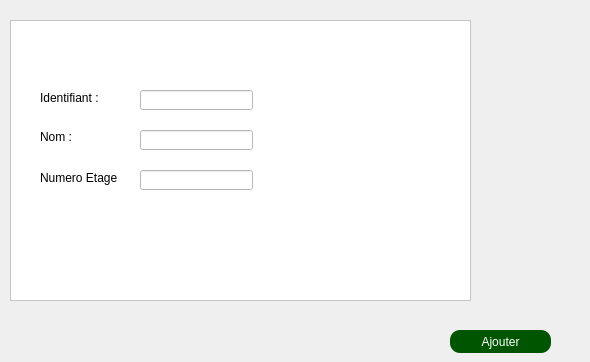
        <widget class="QWidget" name="tab_8">
         <attribute name="title">
          <string>Ajouter une salle</string>
         </attribute>
         <widget class="QPushButton" name="pb_ajouter_salle">
          <property name="geometry">
           <rect>
            <x>450</x>
            <y>330</y>
            <width>101</width>
            <height>23</height>
           </rect>
          </property>
          <property name="styleSheet">
           <string notr="true">border-radius: 10px;
background-color: rgb(0, 85, 0);
color: white</string>
          </property>
          <property name="text">
           <string>Ajouter</string>
          </property>
         </widget>
         <widget class="QLabel" name="label_salle">
          <property name="geometry">
           <rect>
            <x>490</x>
            <y>30</y>
            <width>91</width>
            <height>91</height>
           </rect>
          </property>
          <property name="text">
           <string/>
          </property>
         </widget>
         <widget class="QLineEdit" name="ID_salle">
          <property name="geometry">
           <rect>
            <x>140</x>
            <y>90</y>
            <width>113</width>
            <height>20</height>
           </rect>
          </property>
          <property name="styleSheet">
           <string notr="true">background-color: rgb(255, 255, 255);</string>
          </property>
         </widget>
         <widget class="QLineEdit" name="Num_etage_salle">
          <property name="geometry">
           <rect>
            <x>140</x>
            <y>170</y>
            <width>113</width>
            <height>20</height>
           </rect>
          </property>
          <property name="styleSheet">
           <string notr="true">background-color: rgb(255, 255, 255);</string>
          </property>
         </widget>
         <widget class="QLineEdit" name="Nom_salle">
          <property name="geometry">
           <rect>
            <x>140</x>
            <y>130</y>
            <width>113</width>
            <height>20</height>
           </rect>
          </property>
          <property name="styleSheet">
           <string notr="true">background-color: rgb(255, 255, 255);</string>
          </property>
         </widget>
         <widget class="QLabel" name="identifiant_salle">
          <property name="geometry">
           <rect>
            <x>40</x>
            <y>90</y>
            <width>81</width>
            <height>16</height>
           </rect>
          </property>
          <property name="styleSheet">
           <string notr="true">background-color: rgb(255, 255, 255);</string>
          </property>
          <property name="text">
           <string>Identifiant :</string>
          </property>
         </widget>
         <widget class="QLabel" name="Nom_2">
          <property name="geometry">
           <rect>
            <x>40</x>
            <y>130</y>
            <width>47</width>
            <height>14</height>
           </rect>
          </property>
          <property name="styleSheet">
           <string notr="true">background-color: rgb(255, 255, 255);</string>
          </property>
          <property name="text">
           <string>Nom :</string>
          </property>
         </widget>
         <widget class="QLabel" name="prenom_2">
          <property name="geometry">
           <rect>
            <x>40</x>
            <y>170</y>
            <width>81</width>
            <height>16</height>
           </rect>
          </property>
          <property name="styleSheet">
           <string notr="true">background-color: rgb(255, 255, 255);</string>
          </property>
          <property name="text">
           <string>Numero Etage :</string>
          </property>
         </widget>
         <widget class="QListWidget" name="listWidget_2">
          <property name="geometry">
           <rect>
            <x>10</x>
            <y>20</y>
            <width>461</width>
            <height>281</height>
           </rect>
          </property>
          <property name="styleSheet">
           <string notr="true">background-color: white</string>
          </property>
         </widget>
         <zorder>listWidget_2</zorder>
         <zorder>pb_ajouter_salle</zorder>
         <zorder>label_salle</zorder>
         <zorder>ID_salle</zorder>
         <zorder>Num_etage_salle</zorder>
         <zorder>Nom_salle</zorder>
         <zorder>identifiant_salle</zorder>
         <zorder>Nom_2</zorder>
         <zorder>prenom_2</zorder>
        </widget>
